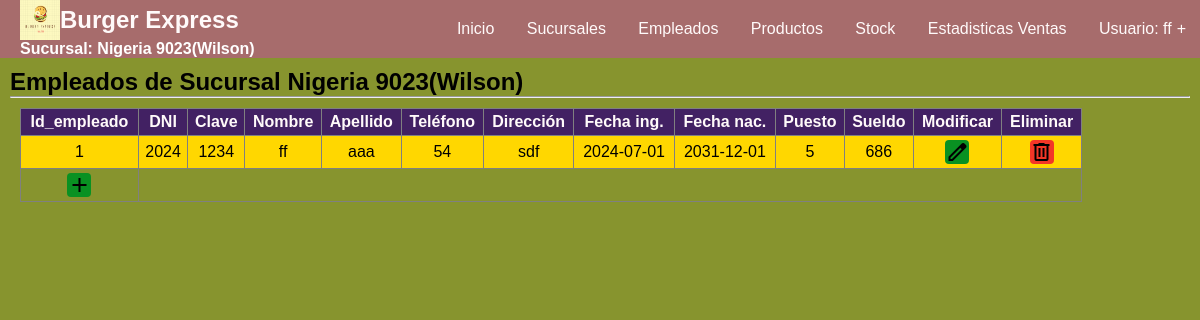
Page /sucursal2/Vistas/view_empleados.php (signed in) on the committed database.
### tables this page shows
CREATE TABLE IF NOT EXISTS `infosucursal` (
  `id` int NOT NULL,
  `nombre` varchar(30) NOT NULL,
  `logo` text NOT NULL,
  `bg_color` varchar(7) NOT NULL,
  `header_color` varchar(7) NOT NULL,
  `table_color` varchar(7) NOT NULL,
  `font` varchar(10) NOT NULL,
  `btn` varchar(7) NOT NULL,
  `aside` varchar(7) NOT NULL,
  `aside_btn` varchar(7) NOT NULL
);

CREATE TABLE IF NOT EXISTS `empleados` (
  `id_empleado` int NOT NULL,
  `DNI` varchar(10) NOT NULL,
  `Clave` varchar(15) NOT NULL,
  `Nombre` text NOT NULL,
  `Apellido` text NOT NULL,
  `Telefono` varchar(12) NOT NULL,
  `Direccion` text NOT NULL,
  `Ingreso` date NOT NULL,
  `Fnac` date NOT NULL,
  `Puesto` varchar(30) NOT NULL,
  `Sueldo` varchar(20) NOT NULL,
  `Cod_sucursal` int NOT NULL
);

### sucursal2/Modelos/consultas.php (called while the page is built, shortened)
<?php
	function getEmpleados($one=" "){
		require'../Modelos/conexion.php';
		$consulta = $conexion->prepare("SELECT * FROM empleados $one");
		$consulta->execute();
		$datos = $consulta->fetchAll(PDO::FETCH_ASSOC);
		return $datos;
	}
	function view_tabla($nombre){
		require'../Modelos/conexion.php';
		$consulta = $conexion->prepare("SELECT * FROM $nombre");
		$consulta->execute();
		$datos = $consulta->fetchAll(PDO::FETCH_ASSOC);
		return $datos;
	}
?>

### sucursal2/Vistas/view_empleados.php (the view, shortened to what this page needs)
<?php
    include 'header.php';
?>
<!DOCTYPE html>
<html>
<head>
</head>
    <link rel="stylesheet" href="styles/style.css"/>
	<body>
		<section >
			<h2>Empleados de Sucursal <?= $_SESSION['sucursal'] ?></h2>
			<hr>
		<?php
			$sucursal=$_SESSION['Cod_sucursal'];
			echo"<table id='table'border='1' style='margin:10px ;width:90%'><thead><th>Id_empleado</th><th>DNI</th><th>Clave</th><th>Nombre</th><th>Apellido</th><th>Teléfono</th><th>Dirección</th><th>Fecha ing.</th><th>Fecha nac.</th><th>Puesto</th><th>Sueldo</th><th>Modificar</th><th>Eliminar</th></thead><tbody>";
			$datos=getEmpleados("WHERE Cod_sucursal='".$sucursal."'");
			if(empty($datos)){
				echo'<tr><td><a><span class="material-symbols-outlined" onclick="add('.$sucursal.')">add</span></a></td></tr>';
				echo'<script type="text/javascript">
						Swal.fire({
							icon: "question",
							title: "No hay empleados registrados",
							text: "Desea ingresar uno?",
							footer: "",
						}).then((result) => {
		    			if (result.isConfirmed) {
							add('.$sucursal.')
						}});
					</script>';
			}
			else{
				$c=0;
				foreach($datos as $elemento){
					$c++;
					if($c%2==0){
						echo"<tr class='gray'>";
					}
					else{
						echo"<tr style='background-color: gold;'>";
					}
					echo"<td>".$elemento['id_empleado']."</td><td>".$elemento['DNI']."</td><td>".$elemento['Clave']."</td><td>".$elemento['Nombre']."</td><td>".$elemento['Apellido']."</td><td>".$elemento['Telefono']."</td><td>".$elemento['Direccion']."</td><td>".$elemento['Ingreso']."</td><td>".$elemento['Fnac']."</td><td>".$elemento['Puesto']."</td><td>".$elemento['Sueldo']."</td>";
					echo'<td><a href="view_empleados.php?mod=true&codigo='.$elemento['id_empleado'].'"><span class="material-symbols-outlined" >edit</span></a></td>
		                                    <td><span onclick="eliminar('.$elemento['id_empleado'].')" class="material-symbols-outlined" style="background-color: #F33627">delete</span></td></tr>';
				}
				echo'<tr><td><a><span class="material-symbols-outlined" onclick="add('.$sucursal.')">add</span></a></td></tr></tbody></table>';
			}
		?>
		</section>
	</body>
</html>

### sucursal2/Vistas/header.php (shortened to what this page needs)
<?php
if(!isset($_SESSION['usuario'])){
  header("location:../index.php");
}
else{
    include_once '../Modelos/consultas.php'; $info=view_tabla('infosucursal');
    ?>
      <link rel="stylesheet" type="text/css" href="styles/style.css">
  <nav id='menu' data-bg="<?= $_SESSION['bg'] ?>" data-header="<?= $_SESSION['header'] ?>" data-th="<?= $_SESSION['th'] ?>" data-font="<?= $_SESSION['font'] ?>" data-btn="<?= $_SESSION['btn'] ?>" data-aside="<?= $_SESSION['aside'] ?>" data-aside_btn="<?= $_SESSION['aside_btn'] ?>"">
    <div style="display: flex;margin-left: 20px;width: 30%;flex-direction: column;">
      <div style="display: flex;align-items: center;">
        <img src="./imgs/logo.png" width="40" height="40" >
        <h2 style="margin:0"><?= $info[0]['nombre'] ?></h2>
      </div>
      <h4 style="color: white;"><?= isset($_SESSION['sucursal']) ? 'Sucursal: '.$_SESSION['sucursal'] : ''; ?></h4>
    </div>
    <ul>
      <li><a href='select.php'>Inicio</a></li>
      <li><a href='view_sucursales.php'>Sucursales</a></li>
      <li><a href='view_empleados.php'>Empleados</a></li>
      <li><a href='view_productos.php'>Productos</a></li>
      <li><a href='infoStock.php'>Stock</a></li>
      <li><a href='estadisticas.php'>Estadisticas Ventas</a></li>
      <li><a class="dropdown-arrow">Usuario: <?= $_SESSION['usuario'] ?></a>
      </li>
    </ul>
  </nav>
<?php
  }
?>

### sucursal2/Vistas/styles/style.css (style rules this page uses)
* { margin: 0; box-sizing: border-box; }
:root { --header-color:#466995; --bg-color:#F58F29; --table-th-color:#7D4600; --header-font-color:white; --font-color:black; --aside-color:black; --button-color:#A4B0F5; --aside-button-color:#4464AD; }
body { font-family: Arial, sans-serif; background-color: var(--bg-color); }
section { padding: 10px; height: 90%; }
#table .material-symbols-outlined { cursor: pointer; border-radius: 4px; font-variation-settings: 'FILL' 0, 'wght' 400, 'GRAD' 0, 'opsz' 24 }
a { text-decoration: none; color: black; }
#table a .material-symbols-outlined { background:#099122 ; }
#table { border-collapse: collapse; text-align: center; }
#table th { padding: 4px; background: var(--table-th-color); color: var(--header-font-color); }
#table td { padding: 4px; }
td a { border-radius: 5px; }
#menu { position: sticky; top: 0px; display: flex; color: var(--header-font-color); align-items: center; background-color: var(--header-color); padding: 0; }
#menu h2 { display: flex; align-items: center; font-weight: 900; margin-left: 20px; gap:10px; }
#menu ul, #menu li { margin: 0 auto; padding: 0; list-style: none }
#menu ul { width: 100%; text-align: right; }
#menu li { display: inline-block; position: relative; }
#menu a { display: block; line-height: NaNpx; padding: 20px 14px; text-decoration: none; color: var(--header-font-color); font-size: <font style="vertical-align: inherit;"><font style="vertical-align: inherit;">16</font></font>px; }
#menu a.dropdown-arrow:after { content: "\002B"; margin-left: 5px; }

### rows in the picture
infosucursal: nombre "Burger Express"
empleados: id_empleado "1", DNI "2024", Clave "1234", Nombre "ff", Apellido "aaa", Telefono "54", Direccion "sdf", Ingreso "2024-07-01", Fnac "2031-12-01", Puesto "5", Sueldo "686"

### other values in the picture
$_SESSION['sucursal'] "Nigeria 9023(Wilson)"
$_SESSION['usuario'] "ff"
